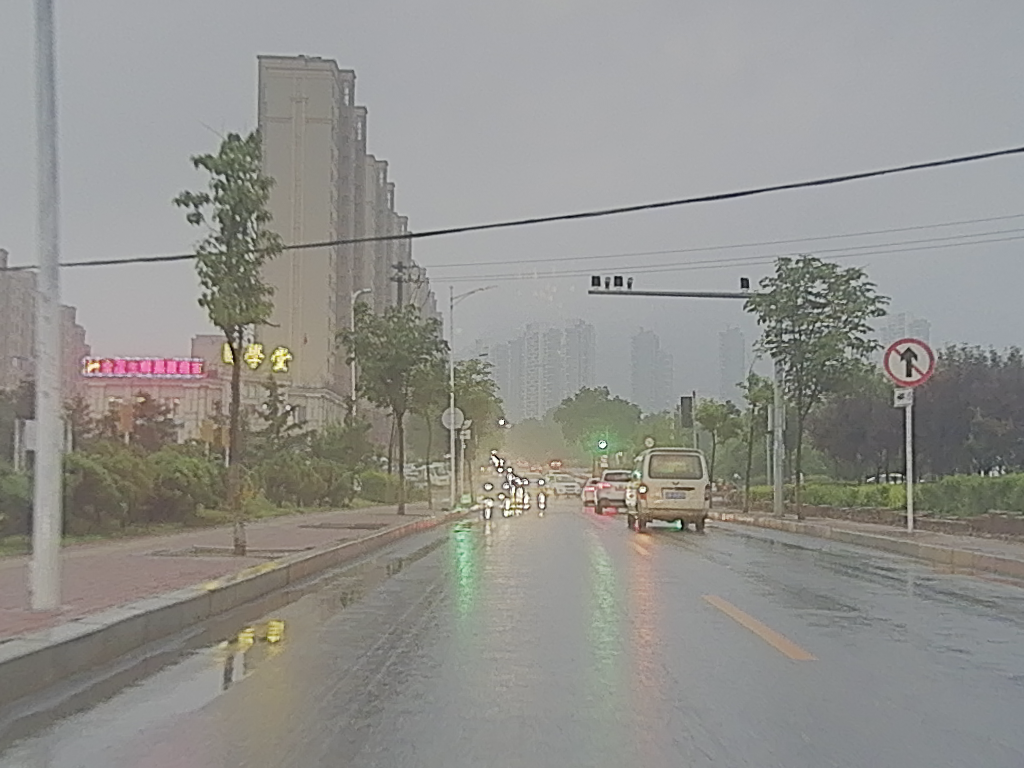
#> input picture jiaoben/jiequ_same_area/input/CDA_v1/image1.png, 1024 x 768 px
$ python canny.py
#> lines starting #> are read from the running program, lines starting #| are printed output that depends on the picture; after the words box and inside, x2 and y2 are one past the last pixel; in counts of white or black regions, pixels touching at a corner belong together
import cv2
import numpy as np
import os

def extract_edges(input_path, output_path):
    # --- 兼容中文路径的读取方式 ---
    # 使用 np.fromfile 读取为二进制流，再用 cv2.imdecode 解码
    try:
        image = cv2.imdecode(np.fromfile(input_path, dtype=np.uint8), cv2.IMREAD_COLOR)
#> image is the input picture: shape (768, 1024, 3); mean B, G, R 140.4, 144.7, 145.5
    except Exception as e:
        print(f"读取异常: {e}")
        return

    if image is None:
        print(f"错误：无法找到或读取图像，请检查路径是否正确：\n{input_path}")
        return

    # --- 图像处理步骤 ---
    gray = cv2.cvtColor(image, cv2.COLOR_BGR2GRAY)
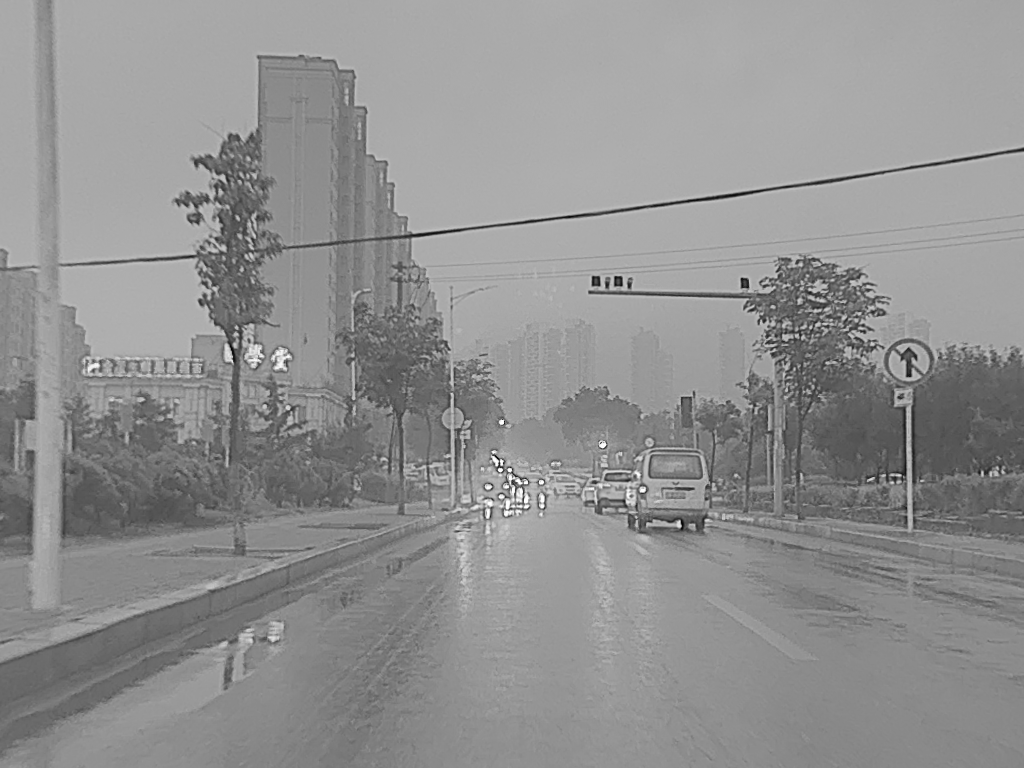
#> gray: shape (768, 1024); min 3, max 255, mean 144.4
    blurred = cv2.GaussianBlur(gray, (5, 5), 0)
    edges = cv2.Canny(blurred, 100, 200)
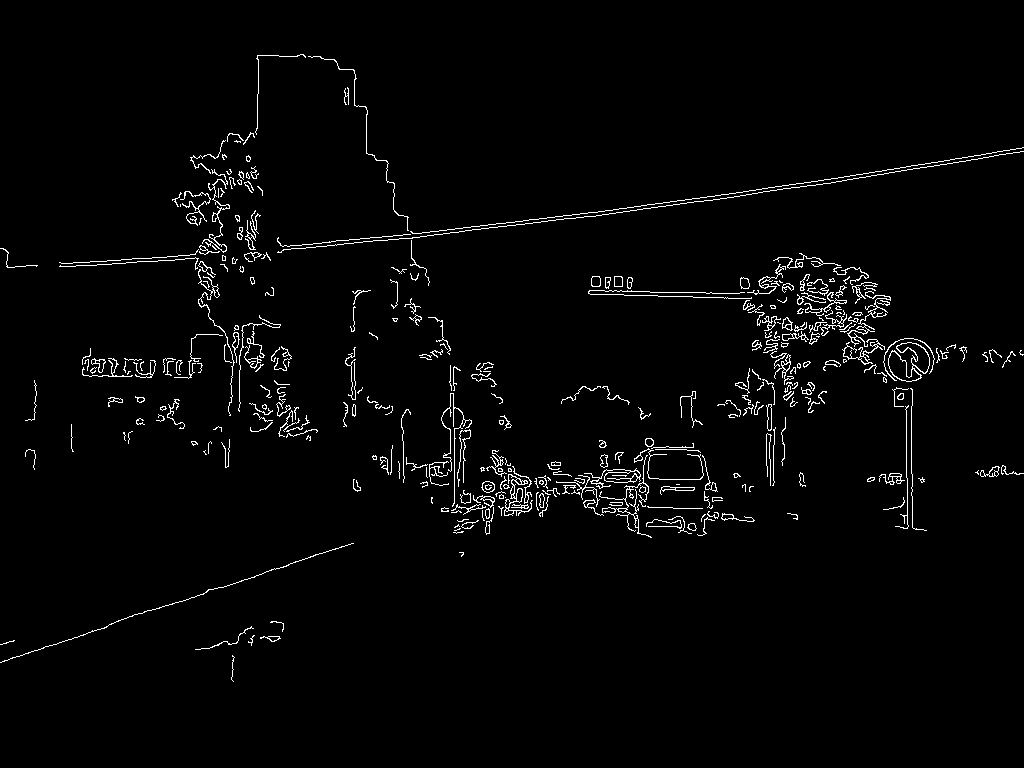
#> edges: shape (768, 1024); 2.3% white in thin lines or dots, all inside (x1, y1, x2, y2) = (0, 54, 1024, 682)

    # --- 兼容中文路径的保存方式 ---
    output_dir = os.path.dirname(output_path)
    if output_dir and not os.path.exists(output_dir):
        os.makedirs(output_dir)

    # 使用 cv2.imencode 将图片编码，再用 tofile 写入文件
    # '.png' 是指定的保存格式
    extension = os.path.splitext(output_path)[1]
    result, encoded_img = cv2.imencode(extension, edges)
#> encoded_img = 18337 values, max 255 at index 53, min 0 at index 8, mean 115.8
    if result:
        encoded_img.tofile(output_path)
        print(f"成功：边缘图已保存至 {output_path}")
    else:
        print("错误：图像编码失败，无法保存。")

# --- 你的路径 ---
input_img = "F:/ACMMM2026/论文里的图优化/ReMix方案图优化/clear_image/raw/image1.png"  # 你的源文件路径
output_img = "F:/ACMMM2026/论文里的图优化/ReMix方案图优化/clear_image/edge/image1.png"  # 你想保存的位置

extract_edges(input_img, output_img)

$ run again, with jiaoben/jiequ_same_area/input/CDA_v1/image2.png copied over jiaoben/jiequ_same_area/input/CDA_v1/image1.png
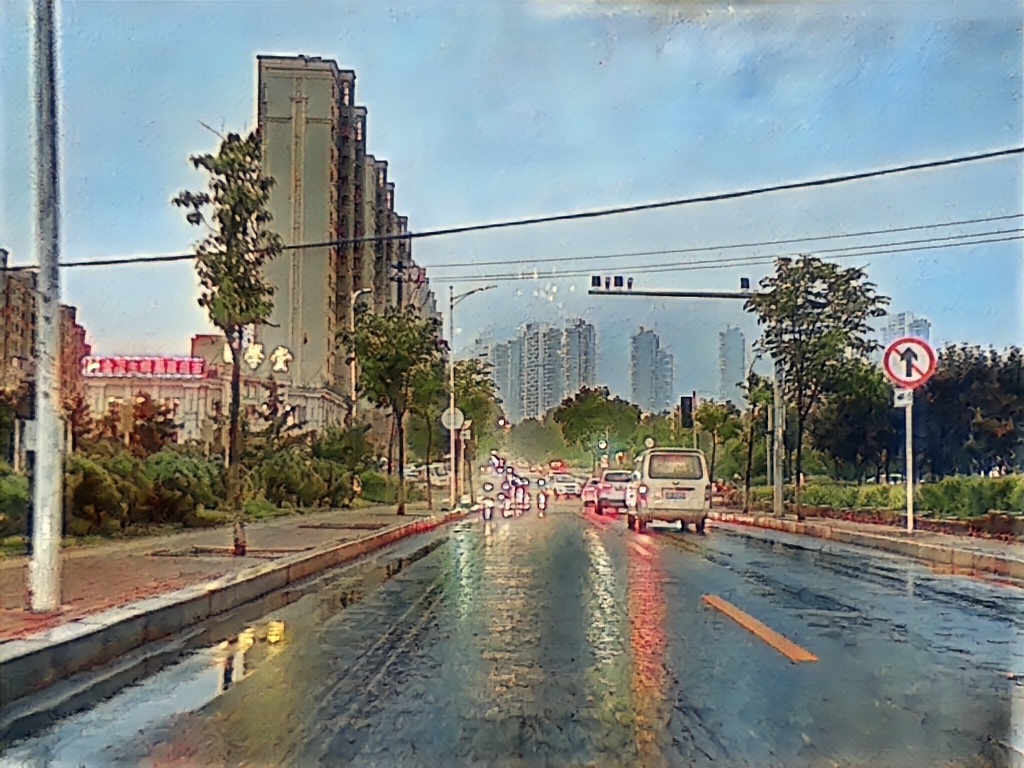
#> input picture jiaoben/jiequ_same_area/input/CDA_v1/image2.png, 1024 x 768 px
#> in extract_edges, image is the input picture: shape (768, 1024, 3); mean B, G, R 134.2, 136.4, 129.2
#> in extract_edges, `gray = cv2.cvtColor(image, cv2.COLOR_BGR2GRAY)`:
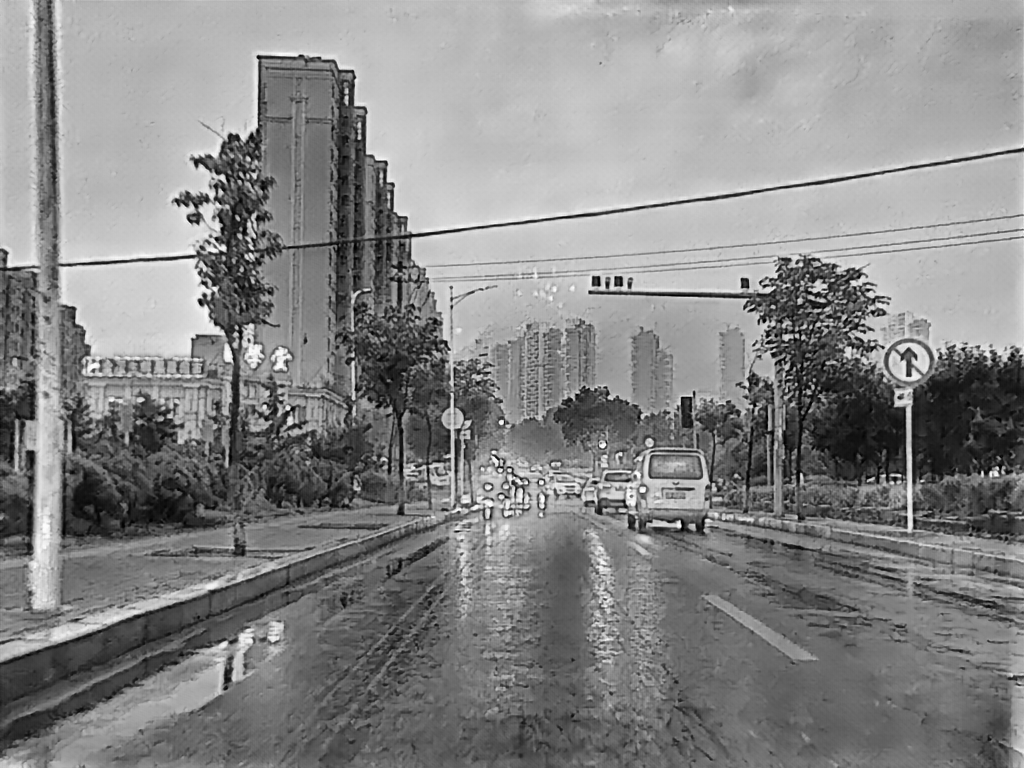
#> gray: shape (768, 1024); min 0, max 255, mean 134
#> in extract_edges, `edges = cv2.Canny(blurred, 100, 200)`:
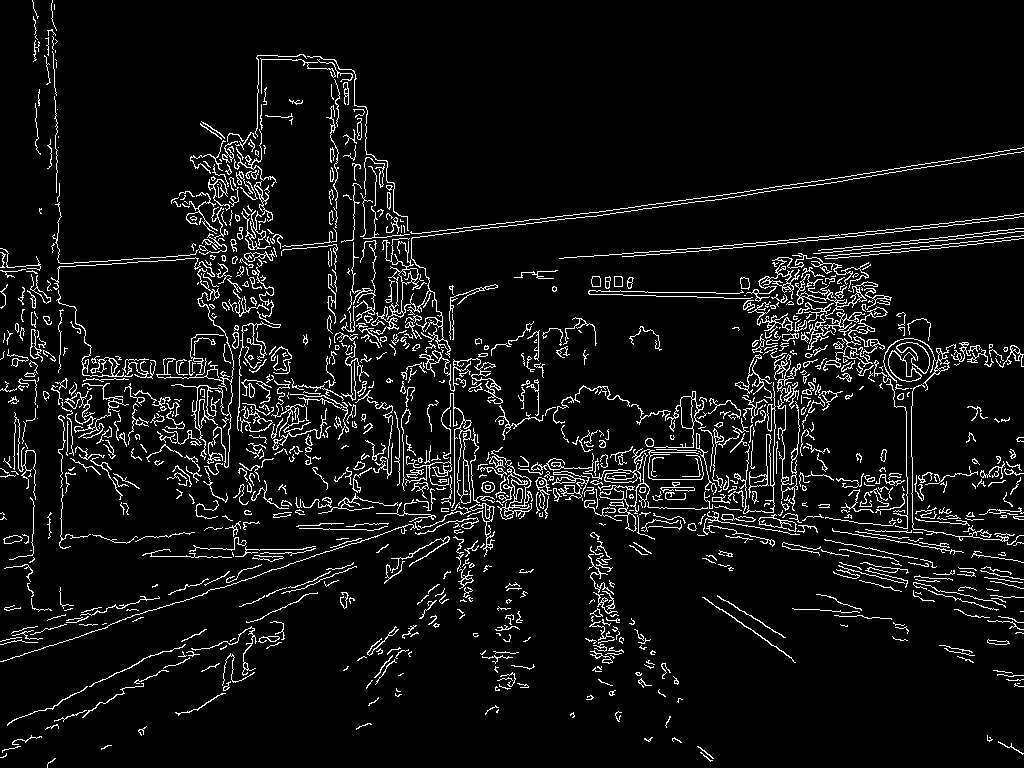
#> edges: shape (768, 1024); 6.7% white in thin lines or dots

$ run again, with jiaoben/jiequ_same_area/input/CDA_v1/image4.png copied over jiaoben/jiequ_same_area/input/CDA_v1/image1.png
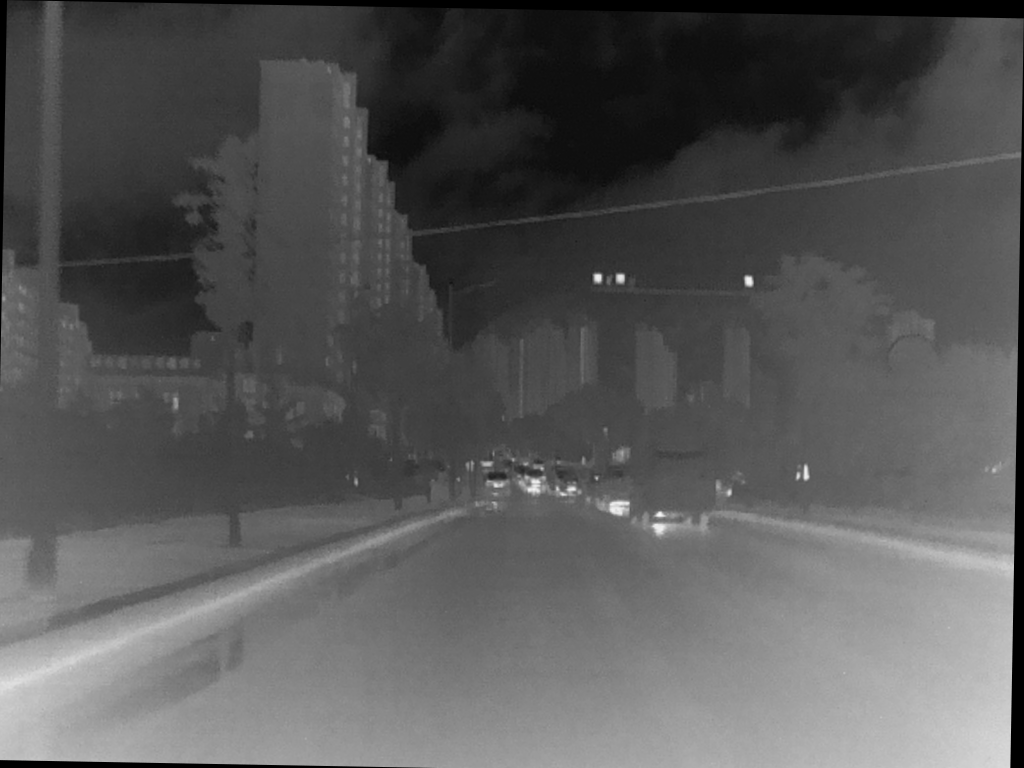
#> input picture jiaoben/jiequ_same_area/input/CDA_v1/image4.png, 1024 x 768 px
#> in extract_edges, image is the input picture: shape (768, 1024, 3); min 0, max 249, mean 87.3
#> in extract_edges, `edges = cv2.Canny(blurred, 100, 200)`:
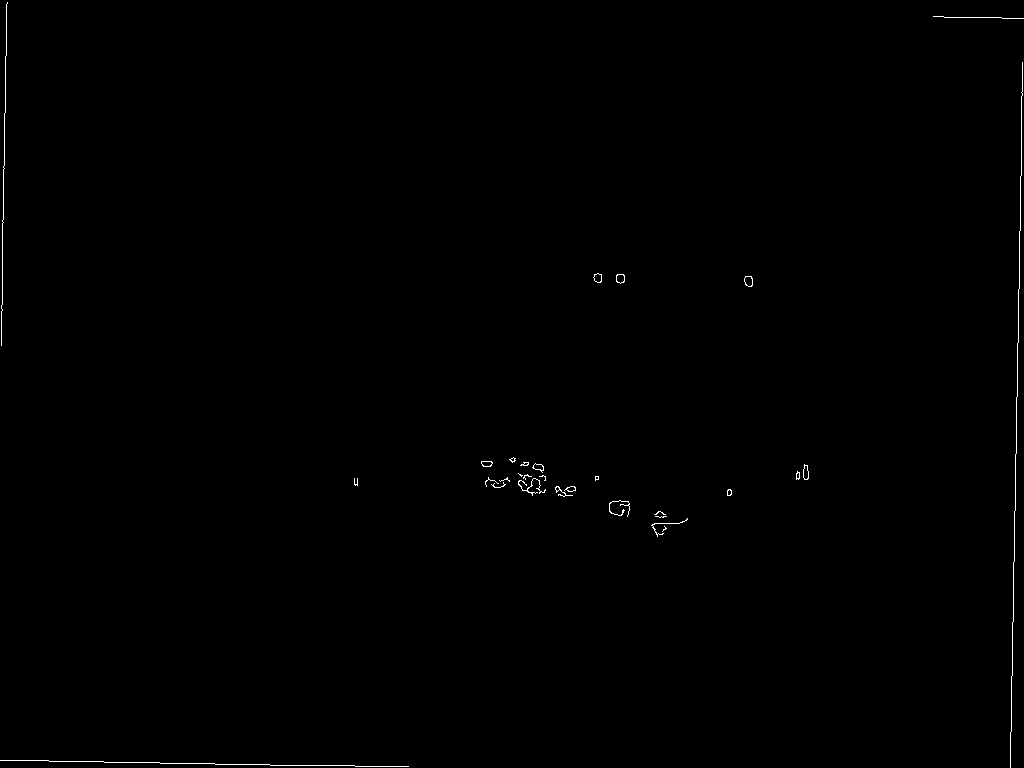
#> edges: shape (768, 1024); 0.29% white in thin lines or dots
#> encoded_img = 4906 values, max 255 at index 53, min 0 at index 8, mean 118.3
